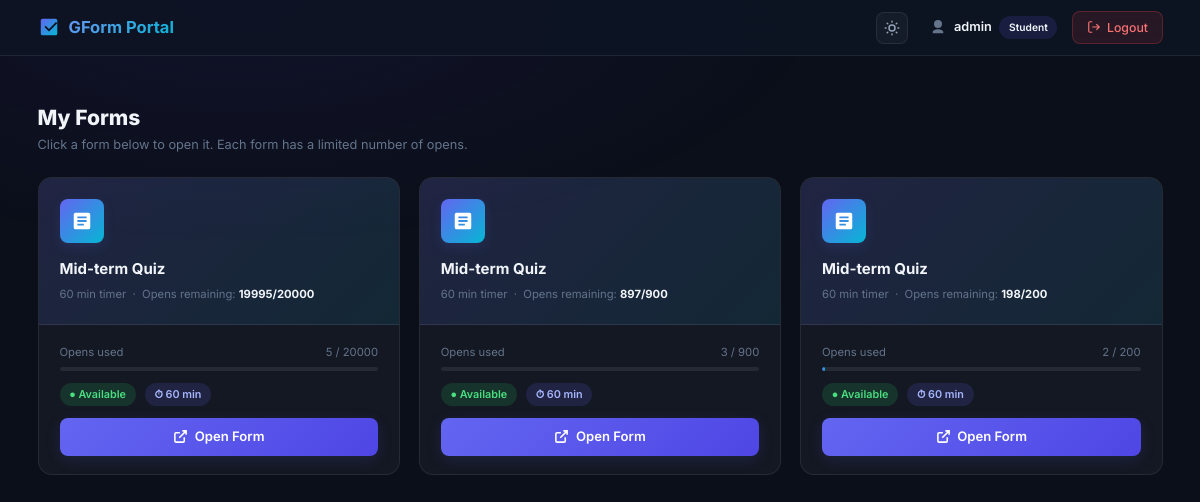
Screenshot of /dashboard.php (signed in) with the database file from the repository.
### tables this page shows
CREATE TABLE forms (
                id          INTEGER PRIMARY KEY AUTOINCREMENT,
                name        TEXT NOT NULL,
                url         TEXT NOT NULL,
                max_opens   INTEGER NOT NULL DEFAULT 1,
                duration    INTEGER NOT NULL DEFAULT 30,
                active      INTEGER NOT NULL DEFAULT 1,
                created_at  TEXT DEFAULT (datetime('now'))
            );

### src/Database.php (called while the page is built, shortened)
<?php
class Database
{
    private static ?PDO $instance = null;
    public static function get(): PDO
    {
        if (self::$instance === null) {
            $dir = dirname(DB_PATH);
            self::$instance = new PDO('sqlite:' . DB_PATH, null, null, [
                PDO::ATTR_ERRMODE            => PDO::ERRMODE_EXCEPTION,
                PDO::ATTR_DEFAULT_FETCH_MODE => PDO::FETCH_ASSOC,
            ]);
            self::$instance->exec('PRAGMA journal_mode=WAL;');
            self::$instance->exec('PRAGMA foreign_keys=ON;');
            self::migrate(self::$instance);
        }
        return self::$instance;
    }
    private static function migrate(PDO $db): void
    {
        $db->exec("
            CREATE TABLE IF NOT EXISTS admins (
                id        INTEGER PRIMARY KEY AUTOINCREMENT,
                username  TEXT NOT NULL UNIQUE,
                password  TEXT NOT NULL,
                theme     TEXT DEFAULT 'dark',
                created_at TEXT DEFAULT (datetime('now'))
            );
            CREATE TABLE IF NOT EXISTS students (
                id         INTEGER PRIMARY KEY AUTOINCREMENT,
                username   TEXT NOT NULL UNIQUE,
                password   TEXT NOT NULL,
                full_name  TEXT NOT NULL,
                active     INTEGER NOT NULL DEFAULT 1,
                theme      TEXT DEFAULT 'dark',
                created_at TEXT DEFAULT (datetime('now'))
            );
            CREATE TABLE IF NOT EXISTS forms (
                id          INTEGER PRIMARY KEY AUTOINCREMENT,
                name        TEXT NOT NULL,
                url         TEXT NOT NULL,
                max_opens   INTEGER NOT NULL DEFAULT 1,
                duration    INTEGER NOT NULL DEFAULT 30,
                active      INTEGER NOT NULL DEFAULT 1,
                created_at  TEXT DEFAULT (datetime('now'))
            );
            CREATE TABLE IF NOT EXISTS access_log (
                id          INTEGER PRIMARY KEY AUTOINCREMENT,
                student_id  INTEGER NOT NULL REFERENCES students(id),
                form_id     INTEGER NOT NULL REFERENCES forms(id),
                opened_at   TEXT DEFAULT (datetime('now'))
            );
        ");
        try { $db->exec("ALTER TABLE admins ADD COLUMN theme TEXT DEFAULT 'dark'"); } catch (Exception $e) {}
        try { $db->exec("ALTER TABLE students ADD COLUMN theme TEXT DEFAULT 'dark'"); } catch (Exception $e) {}
        $count = (int)$db->query("SELECT COUNT(*) FROM admins")->fetchColumn();
    }
    public static function getActiveForms(): array
    {
        return self::get()->query("SELECT * FROM forms WHERE active = 1 ORDER BY name")->fetchAll();
    }
    public static function countOpens(int $studentId, int $formId): int
    {
        $stmt = self::get()->prepare(
            "SELECT COUNT(*) FROM access_log WHERE student_id = ? AND form_id = ?"
        );
        $stmt->execute([$studentId, $formId]);
        return (int)$stmt->fetchColumn();
    }
}

### public/dashboard.php (the view, shortened to what this page needs)
<?php
require_once __DIR__ . '/../src/bootstrap.php';
$studentId = $_SESSION['student_id'];
$forms     = Database::getActiveForms();
?>
<!DOCTYPE html>
<html lang="en" data-theme="<?= getTheme() ?>">
<head>
<link rel="stylesheet" href="/style.css">
</head>
<body>
<?= navHtml(h($_SESSION['student_name'])) ?>
<div class="page">
  <div class="section-header">
    <div>
      <div class="section-title">My Forms</div>
      <p class="text-muted" style="font-size:.85rem">Click a form below to open it. Each form has a limited number of opens.</p>
    </div>
  </div>
  <?php if (empty($forms)): ?>
    <div class="empty-state">
      <svg width="64" height="64" viewBox="0 0 24 24" fill="var(--text-muted)">
        <path d="M19 3H5a2 2 0 0 0-2 2v14a2 2 0 0 0 2 2h14a2 2 0 0 0 2-2V5a2 2 0 0 0-2-2zm-5 14H7v-2h7v2zm3-4H7v-2h10v2zm0-4H7V7h10v2z"/>
      </svg>
      <p>No forms are available right now. Check back later.</p>
    </div>
  <?php else: ?>
    <div class="forms-grid">
      <?php foreach ($forms as $form):
        $opens    = Database::countOpens($studentId, (int)$form['id']);
        $maxOpens = (int)$form['max_opens'];
        $remaining= $maxOpens - $opens;
        $pct      = $maxOpens > 0 ? min(100, (int)(($opens / $maxOpens) * 100)) : 100;
        $canOpen  = $remaining > 0;
        $duration = (int)$form['duration'];
      ?>
      <div class="form-card">
        <div class="form-card-top">
          <div class="form-card-icon">
            <svg width="22" height="22" viewBox="0 0 24 24" fill="#fff">
              <path d="M19 3H5a2 2 0 0 0-2 2v14a2 2 0 0 0 2 2h14a2 2 0 0 0 2-2V5a2 2 0 0 0-2-2zm-5 14H7v-2h7v2zm3-4H7v-2h10v2zm0-4H7V7h10v2z"/>
            </svg>
          </div>
          <div class="form-card-name"><?= h($form['name']) ?></div>
          <div style="font-size:.75rem;color:var(--text-muted);margin-top:.15rem">
            <?= $duration ?> min timer &nbsp;·&nbsp;
            <?= $canOpen ? "Opens remaining: <strong style='color:var(--text)'>{$remaining}/{$maxOpens}</strong>" : "<span style='color:var(--danger)'>No opens remaining</span>" ?>
          </div>
        </div>
        <div class="form-card-body">
          <div>
            <div style="display:flex;justify-content:space-between;font-size:.75rem;color:var(--text-muted);margin-bottom:.4rem">
              <span>Opens used</span>
              <span><?= $opens ?> / <?= $maxOpens ?></span>
            </div>
            <div class="opens-bar">
              <div class="opens-bar-fill" style="width:<?= $pct ?>%;<?= $pct>=100?'background:var(--danger)':'' ?>"></div>
            </div>
          </div>
          <div class="form-card-meta">
            <?php if ($canOpen): ?>
              <span class="badge badge-success">● Available</span>
            <?php else: ?>
              <span class="badge badge-danger">✕ Exhausted</span>
            <?php endif; ?>
            <span class="badge badge-info">⏱ <?= $duration ?> min</span>
          </div>
          <div class="form-card-actions">
            <?php if ($canOpen): ?>
              <a href="/viewer.php?form=<?= $form['id'] ?>" class="btn btn-primary" style="width:100%;justify-content:center">
                <svg width="15" height="15" viewBox="0 0 24 24" fill="none" stroke="currentColor" stroke-width="2.5">
                  <path d="M18 13v6a2 2 0 0 1-2 2H5a2 2 0 0 1-2-2V8a2 2 0 0 1 2-2h6M15 3h6v6M10 14 21 3"/>
                </svg>
                Open Form
              </a>
            <?php else: ?>
              <button class="btn btn-ghost" style="width:100%;justify-content:center" disabled>
                Limit Reached
              </button>
            <?php endif; ?>
          </div>
        </div>
      </div>
      <?php endforeach; ?>
    </div>
  <?php endif; ?>
</div>
</body>
</html>

### src/bootstrap.php (shortened to what this page needs)
<?php
require_once __DIR__ . '/../src/Database.php';
function h(string $s): string { return htmlspecialchars($s, ENT_QUOTES, 'UTF-8'); }
function getTheme(): string
{
    if (isset($_SESSION['theme'])) return $_SESSION['theme'];
    return 'dark';
}
function navHtml(string $userName, bool $isAdmin = false): string {
    $role = $isAdmin ? 'Admin' : 'Student';
    $icon = $isAdmin
      ? '<path d="M12 2a5 5 0 1 1 0 10A5 5 0 0 1 12 2zm0 12c-7 0-9 3.5-9 5v1h18v-1c0-1.5-2-5-9-5z"/>'
      : '<path d="M12 12a6 6 0 1 0 0-12 6 6 0 0 0 0 12zm0 2c-4 0-8 2-8 4v2h16v-2c0-2-4-4-8-4z"/>';
    $home = $isAdmin ? '/admin/' : '/dashboard.php';
    $curTheme = getTheme();
    $themeIcon = $curTheme === 'dark'
        ? '<path d="M12 3v1m0 16v1m9-9h-1M4 12H3m15.364-6.364l-.707.707M6.343 17.657l-.707.707m0-12.728l.707.707m11.314 11.314l.707.707M12 8a4 4 0 100 8 4 4 0 000-8z"/>'
        : '<path d="M21 12.79A9 9 0 1111.21 3 7 7 0 0021 12.79z"/>';
    return <<<HTML
<nav class="nav">
  <a href="{$home}" class="nav-brand">
    <svg width="22" height="22" viewBox="0 0 24 24" fill="currentColor" style="fill:url(#grd)">
      <defs><linearGradient id="grd" x1="0" y1="0" x2="1" y2="1"><stop offset="0%" stop-color="#6366f1"/><stop offset="100%" stop-color="#06b6d4"/></linearGradient></defs>
      <path d="M19 3H5a2 2 0 0 0-2 2v14a2 2 0 0 0 2 2h14a2 2 0 0 0 2-2V5a2 2 0 0 0-2-2zm-7 14l-5-5 1.41-1.41L12 14.17l7.59-7.59L21 8l-9 9z"/>
    </svg>
    GForm Portal
  </a>
  <div class="nav-spacer"></div>
  <button class="btn-icon btn-ghost" onclick="toggleTheme()" title="Toggle Theme" style="margin-right:.5rem">
    <svg id="themeIcon" width="18" height="18" viewBox="0 0 24 24" fill="none" stroke="currentColor" stroke-width="2" stroke-linecap="round" stroke-linejoin="round">{$themeIcon}</svg>
  </button>
  <div class="nav-user">
    <svg width="16" height="16" viewBox="0 0 24 24" fill="var(--text-muted)">{$icon}</svg>
    <span>{$userName}</span>
    <span class="badge badge-info" style="font-size:.68rem">{$role}</span>
  </div>
  <form method="post" action="/logout.php" style="margin:0">
    <input type="hidden" name="_csrf" value="{$_SESSION['csrf']}">
    <button class="btn-logout">
      <svg width="14" height="14" viewBox="0 0 24 24" fill="none" stroke="currentColor" stroke-width="2"><path d="M9 21H5a2 2 0 0 1-2-2V5a2 2 0 0 1 2-2h4M16 17l5-5-5-5M21 12H9"/></svg>
      Logout
    </button>
  </form>
</nav>
<script>
(function() {
  const theme = "{$curTheme}";
  document.documentElement.setAttribute('data-theme', theme);
})();
async function toggleTheme() {
  const html = document.documentElement;
  const current = html.getAttribute('data-theme') || 'dark';
  const next = current === 'dark' ? 'light' : 'dark';
  html.setAttribute('data-theme', next);
  // Update icon
  const icon = document.getElementById('themeIcon');
  if (next === 'dark') {
    icon.innerHTML = '<path d="M12 3v1m0 16v1m9-9h-1M4 12H3m15.364-6.364l-.707.707M6.343 17.657l-.707.707m0-12.728l.707.707m11.314 11.314l.707.707M12 8a4 4 0 100 8 4 4 0 000-8z"/>';
  } else {
    icon.innerHTML = '<path d="M21 12.79A9 9 0 1111.21 3 7 7 0 0021 12.79z"/>';
  }
  try {
    await fetch('/api_theme.php', {
      method: 'POST',
      headers: { 'Content-Type': 'application/json' },
      body: JSON.stringify({ theme: next })
    });
  } catch(e) { console.error("Failed to save theme", e); }
}
</script>
HTML;
}

### rows the page displays
forms: name "Mid-term Quiz", duration "60", remaining "19995", max_opens "20000", opens "5", shows "● Available", $form['id'] 1 (drawn)
forms: name "Mid-term Quiz", duration "60", remaining "897", max_opens "900", opens "3", shows "● Available", id "2"
forms: name "Mid-term Quiz", duration "60", remaining "198", max_opens "200", shows "● Available"

### other values shown
$userName "admin"
$role "Student"
